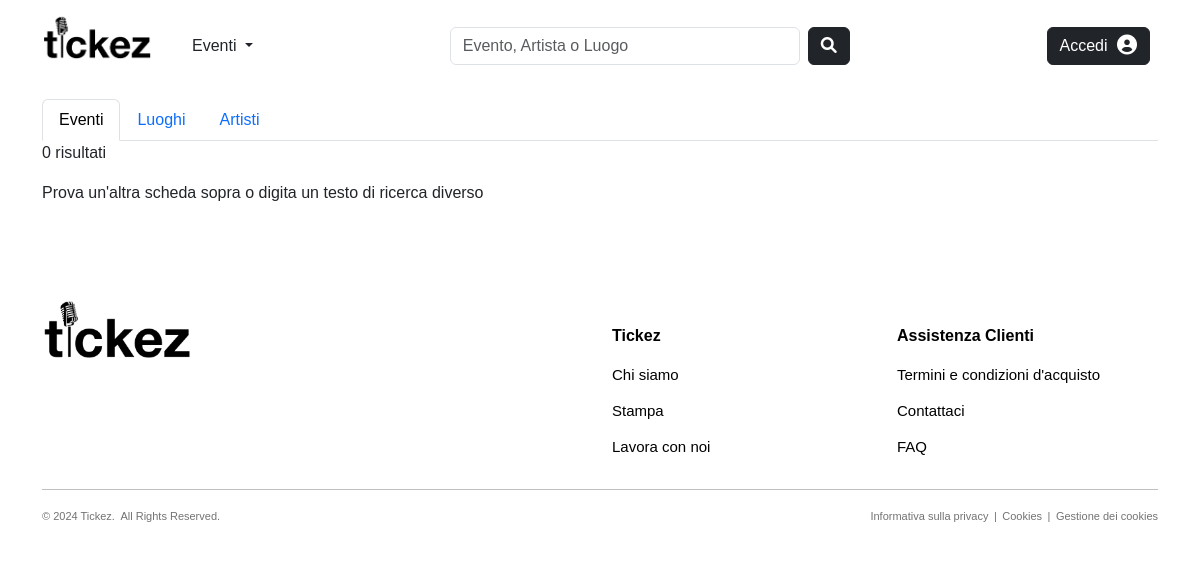
/common/search/, run on an earlier commit of the app's database.
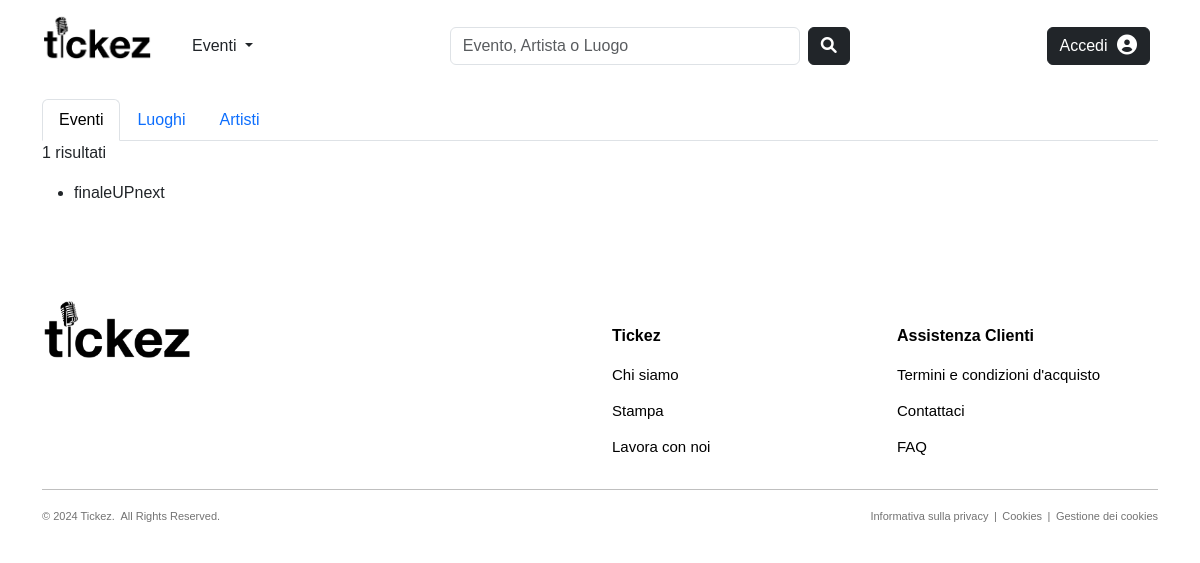
And on a later commit of the database.
### products/models.py (models this page shows, shortened)
class Evento(models.Model):
    CATEGORY_CHOICES = [
        ('Concerti', 'Concerti'),
        ('Festival', 'Festival'),
        ('Teatro', 'Teatro')
    ]
    nome = models.CharField(max_length=100, null=False, blank=False)
    slug = models.SlugField(max_length=200, null=False, unique=True, blank=True)
    categoria = models.CharField(max_length=100, choices=CATEGORY_CHOICES, null=False, blank=False)
    descrizione = models.TextField(null=True, blank=True, default='')
    data_ora = models.DateTimeField(null=False, blank=False, default=timezone.now)
    organizzatore = models.ForeignKey(to='users.Organizzatore', on_delete=models.CASCADE, null=False, blank=False, related_name='eventi_organizzati')
    luogo = models.ForeignKey(to='common.Luogo', on_delete=models.CASCADE, null=False, blank=False, related_name='eventi_programmati')
    followers = models.ManyToManyField(to='users.Utente', blank=True, default=None, related_name='eventi_preferiti')
    def get_absolute_url(self):
        return reverse("products:event-details", kwargs={"slug": self.slug, "pk": self.pk})
    class Meta:
        verbose_name_plural = 'Eventi'

### common/views.py (the view)
# urls.py: path('search/', views.search_results, name="search-results"),
def search_results(request):
    events = Evento.objects.all()
    venues = Luogo.objects.all()
    artists = Organizzatore.objects.all()
    keywords = request.GET.get('keywords', '').strip()
    if keywords:
        search_terms = keywords.split()
        for term in search_terms:
            events = events.filter(nome__icontains=term)
            venues = venues.filter(nome__icontains=term)
            artists = artists.filter(nome__icontains=term)
    return render(request, 'common/search_results.html', {
        'events': events.order_by('data_ora'),
        'venues': venues.order_by('nome'),
        'artists': artists.order_by('nome'),
        'keywords': keywords})

### common/models.py (called while the page is built)
    def get_absolute_url(self):
        return reverse("common:venue-details", kwargs={"slug": self.slug, "pk": self.pk})

### users/models.py (called while the page is built)
    def get_absolute_url(self):
        return reverse("users:artist-details", kwargs={"slug": self.slug, "pk": self.pk})

### common/templates/common/search_results.html (shortened to what this page needs)
{% extends "base.html" %}
{% block content %}
    <div class="container">
        <ul class="nav nav-tabs" id="myTab" role="tablist">
          <li class="nav-item" role="presentation">
            <button class="nav-link active" id="events-tab" data-bs-toggle="tab" data-bs-target="#events" type="button" role="tab" aria-controls="events" aria-selected="true">Eventi</button>
          </li>
          <li class="nav-item" role="presentation">
            <button class="nav-link" id="venues-tab" data-bs-toggle="tab" data-bs-target="#venues" type="button" role="tab" aria-controls="venues" aria-selected="false">Luoghi</button>
          </li>
          <li class="nav-item" role="presentation">
            <button class="nav-link" id="artists-tab" data-bs-toggle="tab" data-bs-target="#artists" type="button" role="tab" aria-controls="artists" aria-selected="false">Artisti</button>
          </li>
        </ul>
        <div class="tab-content">
            <div class="tab-pane fade show active" id="events" role="tabpanel" aria-labelledby="events-tab">
                <p>{{events.count}} risultati
                </p>
                {% if events %}
                <ul>
                    {% for e in events %}
                        <a href="{{ e.get_absolute_url }}" style="text-decoration: none; color: inherit;">
                            <li>{{ e.nome }}</li>
                        </a>
                    {% endfor %}
                </ul>
                {% else %}
                    <p>Prova un'altra scheda sopra o digita un testo di ricerca diverso</p>
                {% endif %}
            </div>
        </div>
    </div>
{% endblock %}

What changed in the data, as far as the page shows it:
added Evento: nome "finaleUPnext"
Also different on the page:
{{ events.count }}: "0" → "1"
text no longer shown: "Prova un'altra scheda sopra o digita un testo di ricerca diverso"
